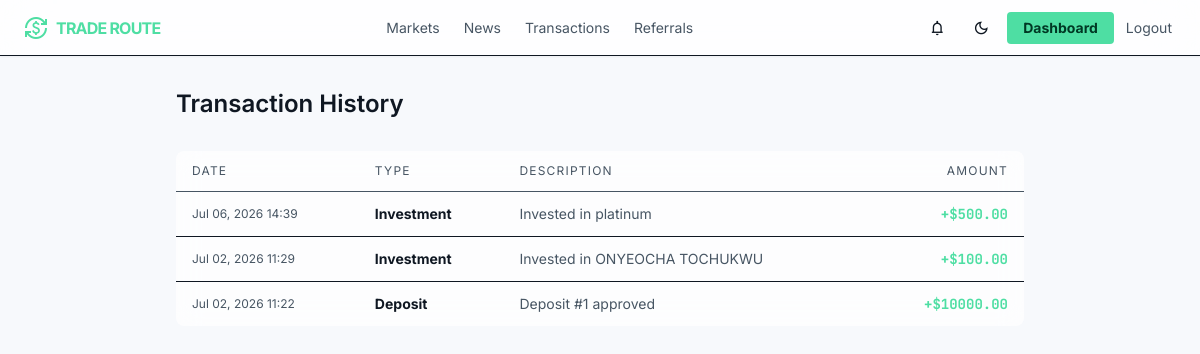
The app's page /transactions/ (signed in) with its own data.
### core/models.py (models this page shows)
class SiteSetting(models.Model):
    site_name = models.CharField(max_length=100)
    logo = models.ImageField(upload_to="logo/", blank=True, null=True)   # <-- add blank=True, null=True
    site_description = models.CharField(
        max_length=300,
        blank=True,
        help_text="Shown as the description in link previews (WhatsApp, Facebook, Telegram, etc.)"
    )
    og_image = models.ImageField(
        upload_to="og_images/",
        blank=True,
        null=True,
        help_text="Recommended size: 1200x630px. Used as the thumbnail when your site link is shared."
    )
    minimum_deposit = models.DecimalField(max_digits=20, decimal_places=2)
    minimum_withdrawal = models.DecimalField(max_digits=20, decimal_places=2)
    referral_bonus = models.DecimalField(max_digits=5, decimal_places=2)
    maintenance_mode = models.BooleanField(default=False)
    support_email = models.EmailField()
    support_phone = models.CharField(max_length=30)

class Transaction(models.Model):
    TYPES = (
        ("deposit","Deposit"),
        ("withdrawal","Withdrawal"),
        ("investment","Investment"),
        ("profit","Profit"),
        ("referral","Referral"),
    )
    user = models.ForeignKey(User,on_delete=models.CASCADE)
    transaction_type = models.CharField(
        max_length=30,
        choices=TYPES
    )
    amount = models.DecimalField(max_digits=20, decimal_places=2)
    description = models.TextField()
    created_at = models.DateTimeField(auto_now_add=True)

### core/views.py (the view)
# urls.py: path("transactions/", views.transactions_view, name="transactions"),
@login_required
def transactions_view(request):
    transactions = Transaction.objects.filter(user=request.user).order_by("-created_at")
    paginator = Paginator(transactions, 25)
    page = paginator.get_page(request.GET.get("page"))
    return render(request, "core/transactions.html", {"page_obj": page})

### core/context_processors.py (called while the page is built)
def site_settings(request):
    return {"site_settings": SiteSetting.objects.first()}

def notifications_badge(request):
    if request.user.is_authenticated:
        count = Notification.objects.filter(user=request.user, is_read=False).count()
    else:
        count = 0
    return {"unread_notifications_count": count}

### core/templates/core/transactions.html (shortened to what this page needs)
{% extends "core/base.html" %}
{% block content %}
<div class="max-w-4xl mx-auto px-container-padding py-stack-lg">
    <h1 class="font-display-lg text-headline-md mb-8">Transaction History</h1>
    <div class="glass-panel rounded-xl overflow-hidden">
        <table class="w-full text-sm">
            <thead>
                <tr class="border-b edge-b-5 text-on-surface-variant text-xs uppercase tracking-widest">
                    <th class="text-left font-normal px-4 py-3">Date</th>
                    <th class="text-left font-normal px-4 py-3">Type</th>
                    <th class="text-left font-normal px-4 py-3">Description</th>
                    <th class="text-right font-normal px-4 py-3">Amount</th>
                </tr>
            </thead>
            <tbody>
                {% for tx in page_obj %}
                <tr class="border-b edge-b-5 last:border-0">
                    <td class="px-4 py-3 text-on-surface-variant text-xs">{{ tx.created_at|date:"M d, Y H:i" }}</td>
                    <td class="px-4 py-3 font-bold">{{ tx.get_transaction_type_display }}</td>
                    <td class="px-4 py-3 text-on-surface-variant">{{ tx.description }}</td>
                    <td class="px-4 py-3 text-right font-data-md font-bold
                        {% if tx.transaction_type == 'withdrawal' %}text-error{% else %}text-primary{% endif %}">
                        {% if tx.transaction_type == 'withdrawal' %}-{% else %}+{% endif %}${{ tx.amount }}
                    </td>
                </tr>
                {% empty %}
                <tr><td colspan="4" class="px-4 py-8 text-center text-on-surface-variant text-sm">No transactions yet.</td></tr>
                {% endfor %}
            </tbody>
        </table>
    </div>
</div>
{% endblock %}

### core/templates/core/base.html (shortened to what this page needs)
{% load static %}
<!DOCTYPE html>
<html lang="en">
<head>
<script src="https://cdn.tailwindcss.com?plugins=forms,container-queries"></script>
<script id="tailwind-config">
    tailwind.config = {
        darkMode: "class",
        theme: {
            extend: {
                colors: {
                    "background": "rgb(var(--color-background) / <alpha-value>)",
                    "surface": "rgb(var(--color-surface) / <alpha-value>)",
                    "surface-container-low": "rgb(var(--color-surface-container-low) / <alpha-value>)",
                    "surface-container-lowest": "rgb(var(--color-surface-container-lowest) / <alpha-value>)",
                    "surface-bright": "rgb(var(--color-surface-bright) / <alpha-value>)",
                    "on-surface": "rgb(var(--color-on-surface) / <alpha-value>)",
                    "on-surface-variant": "rgb(var(--color-on-surface-variant) / <alpha-value>)",
                    "edge": "rgb(var(--color-edge) / <alpha-value>)",
                    "primary": "#4edea3",
                    "on-primary": "#003824",
                    "on-primary-fixed": "#002113",
                    "error": "#ffb4ab",
                    "on-tertiary-fixed-variant": "#59a7cf"
                },
                borderRadius: {
                    DEFAULT: "0.125rem",
                    lg: "0.25rem",
                    xl: "0.5rem",
                    full: "0.75rem"
                },
                spacing: {
                    "stack-sm": "8px",
                    "max-width-desktop": "1440px",
                    "stack-lg": "32px",
                    "gutter": "16px",
                    "unit": "4px",
                    "container-padding": "24px",
                    "stack-md": "16px"
                },
                fontFamily: {
                    "data-lg": ["JetBrains Mono"],
                    "data-md": ["JetBrains Mono"],
                    "body-lg": ["Inter"],
                    "label-caps": ["Inter"],
                    "display-lg": ["Inter"],
                    "headline-md": ["Inter"],
                    "body-md": ["Inter"],
                    "headline-sm": ["Inter"]
                },
                fontSize: {
                    "data-lg": ["18px", {"lineHeight": "1.2", "fontWeight": "500"}],
                    "data-md": ["14px", {"lineHeight": "1.2", "fontWeight": "500"}],
                    "body-lg": ["16px", {"lineHeight": "1.6", "fontWeight": "400"}],
                    "label-caps": ["11px", {"lineHeight": "1", "letterSpacing": "0.08em", "fontWeight": "700"}],
                    "display-lg": ["48px", {"lineHeight": "1.1", "letterSpacing": "-0.02em", "fontWeight": "700"}],
                    "headline-md": ["24px", {"lineHeight": "1.3", "fontWeight": "600"}],
                    "body-md": ["14px", {"lineHeight": "1.5", "fontWeight": "400"}],
                    "headline-sm": ["18px", {"lineHeight": "1.4", "fontWeight": "600"}]
                }
            }
        }
    };
</script>
</head>
<body class="font-body-md text-body-md selection:bg-primary/30">
<header class="fixed top-0 w-full z-50 bg-surface/80 backdrop-blur-xl border-b edge-b-10 shadow-sm flex items-center justify-between px-4 md:px-6 h-14">
    <a href="{% url 'core:landing' %}" class="flex items-center gap-2 shrink-0">
        <span class="material-symbols-outlined text-primary text-2xl" style="font-variation-settings: 'FILL' 1;">currency_exchange</span>
        <span class="font-display-lg text-sm md:text-base font-bold tracking-tighter text-primary">{{ site_settings.site_name|default:"NEON_TRADE" }}</span>
    </a>
    <nav class="hidden md:flex items-center gap-6 text-sm">
        <a class="text-on-surface-variant hover:text-primary transition-colors" href="{% url 'core:investment_plans' %}">Markets</a>
        <a class="text-on-surface-variant hover:text-primary transition-colors" href="{% url 'core:news_list' %}">News</a>
        {% if user.is_authenticated %}
        <a class="text-on-surface-variant hover:text-primary transition-colors" href="{% url 'core:transactions' %}">Transactions</a>
        <a class="text-on-surface-variant hover:text-primary transition-colors" href="{% url 'core:referral' %}">Referrals</a>
        {% endif %}
    </nav>
    <div class="flex items-center gap-2">
        {% if user.is_authenticated %}
        <a href="{% url 'core:notifications' %}" class="relative w-9 h-9 flex items-center justify-center rounded-lg edge-bg-5 transition-all" aria-label="Notifications">
            <span class="material-symbols-outlined text-on-surface text-lg">notifications</span>
        </a>
        {% endif %}
        <button id="theme-toggle" type="button" aria-label="Toggle light and dark mode"
                class="w-9 h-9 flex items-center justify-center rounded-lg edge-bg-5 transition-all">
            <span class="material-symbols-outlined text-on-surface text-lg" id="theme-toggle-icon">dark_mode</span>
        </button>
        {% if user.is_authenticated %}
            <a href="{% url 'core:dashboard' %}" class="bg-primary text-on-primary text-sm font-bold px-4 py-1.5 rounded-lg active:scale-95 transition-transform">
                Dashboard
            </a>
            <a href="{% url 'core:logout' %}" class="hidden md:block text-on-surface-variant hover:text-primary text-sm px-1 transition-all">
                Logout
            </a>
        {% endif %}
    </div>
</header>
<main class="pt-14">
{% block content %}{% endblock %}
</main>
</body>
</html>

### core/templates/core/base.html (style rules this page uses)
:root { --color-background: 247 249 252; --color-surface: 255 255 255; --color-surface-container-low: 240 243 248; --color-surface-container-lowest: 255 255 255; --color-surface-bright: 255 255 255; --color-on-surface: 15 23 34; --color-on-surface-variant: 71 85 99; --color-edge: 15 23 34; --color-panel-bg: 255, 255, 255; --color-panel-bg-alpha: 0.7; --color-panel-border-alpha: 0.08; }

### records on screen
SiteSetting: site_name "TRADE ROUTE"
Transaction: created_at "Jul 06, 2026 14:39", transaction_type "Investment", description "Invested in platinum", amount "500.00"
Transaction: created_at "Jul 02, 2026 11:29", transaction_type "Investment", description "Invested in ONYEOCHA TOCHUKWU", amount "100.00"
Transaction: created_at "Jul 02, 2026 11:22", transaction_type "Deposit", description "Deposit #1 approved", amount "10000.00"
